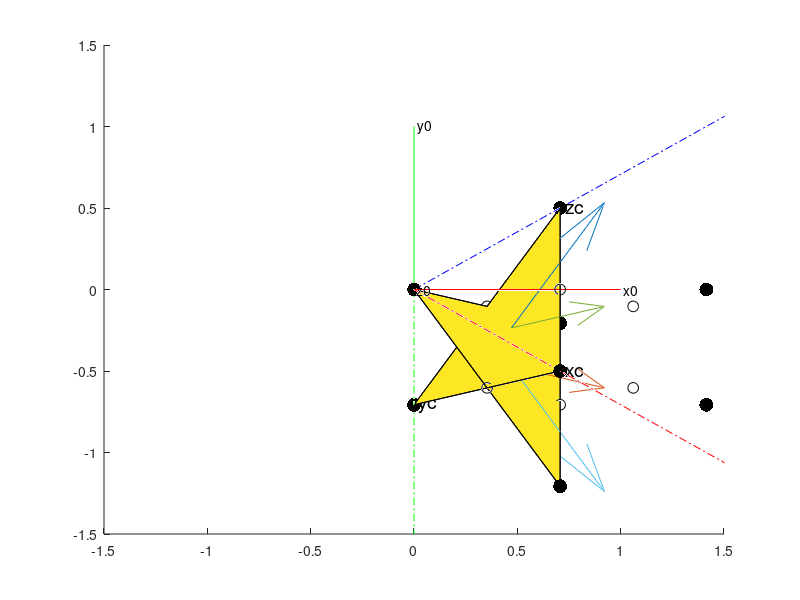

This figure's MATLAB source:
%visualize euler angles and crystal FCC
%runge-kutta euler angles rotation of the global coords to form the crystal
%coords %zxz 


%euler angle; specify in degrees
alpha=90;
beta=135;
gamma=90;

x0= [1,0,0];
y0 = [0,1,0];
z0 = [0,0,1];

% FCC 
a1 = [0,0,0];
a2 = [1,0,0];
a3 = [1,1,0];
a4 = [0,1,0];

a5 = [0,0,1];
a6 = [1,0,1];
a7 = [1,1,1];
a8 = [0,1,1];

a9 = (a1+a2+a3+a4)/4;
a10 = (a5+a6+a7+a8)/4;
a11 = (a1+a4+a5+a8)/4;
a12 = (a2+a3+a6+a7)/4;
a13 = (a1+a2+a5+a6)/4;
a14 = (a3+a4+a7+a8)/4;

figureRot = figure;
hold on
limits = [-1.5 1.5 -1.5 1.5 -1.5 1.5]; 
axis(limits); 
%plot globsal coords 
plot3([0,1],[0,0],[0,0],'r')
text(x0(1),x0(2),x0(3),' x0')
plot3([0,0],[0,1],[0,0],'g')
text(y0(1),y0(2),y0(3),' y0')
plot3([0,0],[0,0],[0,1],'b')
text(z0(1),z0(2),z0(3),' z0')

%%
% % basic rotation, step1 about z axis 
% rot1 = [cosd(alpha),-sind(alpha), 0;
%         sind(alpha),cosd(alpha),0;
%         0 ,0, 1];
% %coords after step1    
% x1 = rot1 * x0';  
% y1 = rot1 * y0';     
% z1 = rot1 * z0';     
% 
% % plot3([0,x1(1)],[0,x1(2)],[0,x1(3)],'--r')
% % % text(x1(1),x1(2),x1(3),' x1')
% % plot3([0,y1(1)],[0,y1(2)],[0,y1(3)],'--g')
% % % text(y1(1),y1(2),y1(3),' y1')
% % plot3([0,z1(1)],[0,z1(2)],[0,z1(3)],'--b')
% % % text(z1(1),z1(2),z1(3),' z1')
% 
% 
% 
% %%
% %step2 about x axis 
% rot2 = [1, 0 , 0; 
%         0, cosd(beta),-sind(beta);
%         0, sind(beta),cosd(beta);];
% %coords after step2   
% x2 = rot2 * x1;  
% y2 = rot2 * y1;     
% z2 = rot2 * z1;     
% % plot3([0,x2(1)],[0,x2(2)],[0,x2(3)],':r')
% % % text(x2(1),x2(2),x2(3),' x2')
% % plot3([0,y2(1)],[0,y2(2)],[0,y2(3)],':g')
% % % text(y2(1),y2(2),y2(3),' y2')
% % plot3([0,z2(1)],[0,z2(2)],[0,z2(3)],':b')
% % % text(z2(1),z2(2),z2(3),' z2')
% %%
% %step3 about z axis 
% rot3 = [ cosd(gamma),-sind(gamma), 0;
%         sind(gamma),cosd(gamma), 0;
%         0 ,0 ,1];
% %coords after step3   
% x3 = rot3 * x2;  
% y3 = rot3 * y2;     
% z3 = rot3 * z2;     
% 
% 
% %total rotation 
% rTot = rot3*rot2*rot1; 

%alternative formual 
 C1 = cosd(alpha);
 C  = cosd(beta);
 C2 = cosd(gamma);
 S1 = sind(alpha);
 S  = sind(beta);
 S2 = sind(gamma);
 %http://eps.berkeley.edu/~wenk/TexturePage/Publications/TexRevRPP.pdf
 rTot = [C1*C2-S1*S2*C, S1*C2+C1*S2*C, S2*S;
        -C1*S2-S1*C2*C, -S1*S2+C1*C2*C, C2*S; 
        S1*S, -C1*S, C];
% extra rotation 
phi = 45; 
rotE = [1, 0 , 0; 
        0, cosd(phi),-sind(phi);
        0, sind(phi),cosd(phi);];
rTot =   rotE*rTot;  

x3 = rTot*(x0');
y3 = rTot*(y0');
z3 = rTot*(z0');


a1c = rTot*a1';
a2c = rTot*a2';
a3c = rTot*a3';
a4c = rTot*a4';
a5c = rTot*a5';
a6c = rTot*a6';
a7c = rTot*a7';
a8c = rTot*a8';
a9c = rTot*a9';
a10c = rTot*a10';
a11c = rTot*a11';
a12c = rTot*a12';
a13c = rTot*a13';
a14c = rTot*a14';

%crystal coords 
xc = x3';
yc = y3';
zc = z3';

plot3(3*[0,xc(1)],3*[0,xc(2)],3*[0,xc(3)],'-.r')
text(xc(1),xc(2),xc(3),' xc','FontSize',14)
plot3(3*[0,yc(1)],3*[0,yc(2)],3*[0,yc(3)],'-.g')
text(yc(1),yc(2),yc(3),' yc','FontSize',14)
plot3(3*[0,zc(1)],3*[0,zc(2)],3*[0,zc(3)],'-.b')
text(zc(1),zc(2),zc(3),' zc','FontSize',14)

scatter3(a1c(1),a1c(2),a1c(3),100,'k','filled')
scatter3(a2c(1),a2c(2),a2c(3),100,'k','filled')
scatter3(a3c(1),a3c(2),a3c(3),100,'k','filled')
scatter3(a4c(1),a4c(2),a4c(3),100,'k','filled')
scatter3(a5c(1),a5c(2),a5c(3),100,'k','filled')
scatter3(a6c(1),a6c(2),a6c(3),100,'k','filled')
scatter3(a7c(1),a7c(2),a7c(3),100,'k','filled')
scatter3(a8c(1),a8c(2),a8c(3),100,'k','filled')
scatter3(a9c(1),a9c(2),a9c(3),60,'k')
scatter3(a10c(1),a10c(2),a10c(3),60,'k')
scatter3(a11c(1),a11c(2),a11c(3),60,'k')
scatter3(a12c(1),a12c(2),a12c(3),60,'k')
scatter3(a13c(1),a13c(2),a13c(3),60,'k')
scatter3(a14c(1),a14c(2),a14c(3),60,'k')

%% transformation of slipsytems 
SlipSys=[1,1,1,0,-1,1
    1,1,1,1,0,-1
    1,1,1,-1,1,0
    
    -1,-1,1,0,1,1
    -1,-1,1,-1,0,-1
    -1,-1,1,1,-1,0
    
    -1,1,1,0,-1,1
    -1,1,1,-1,0,-1
    -1,1,1,1,1,0
    
    1,-1,1,0,1,1
    1,-1,1,1,0,-1
    1,-1,1,-1,-1,0]; 

SlipSysR = zeros(12,6);
schmid=zeros(12,1);
%atoms correspoding to plane one 
planes = [2,4,5;
         4,2,7;
        1, 3, 6;
        1,3,8];

for i = 1:12;
    %slip plane 
    m = SlipSys(i,1:3);
    %slip direction 
    n = SlipSys(i,4:6);
    m = m/norm(m);
    n = n/norm(n);
    mr = (rTot*m');
    nr = (rTot*n');
    SlipSysR(i,1:3) = mr'; 
    SlipSysR(i,4:6) = nr'; 
    
    mat = 0.5*(nr*(mr') + mr*(nr')); 
    schmid(i) = mat(1);
end
aSchmid = floor(abs(schmid*1000))/1000;
SchVal = max(aSchmid); 
Id = find(aSchmid == SchVal);
noOfActSS = size(Id,1); 
sumN = 0 ; 
for i=1:noOfActSS
    ic = Id(i);
     m = SlipSysR(ic,1:3);
     if schmid(ic) < 0
         n = -SlipSysR(ic,4:6);
     else
         n = SlipSysR(ic,4:6);
     end
%      ic
%      sumN= sumN+ n
     planeId = 1 + floor((ic-0.1)/3);
     %1st atom in oplane 
     ap1Id = planes(planeId,1);
     ap2Id = planes(planeId,2);
     ap3Id = planes(planeId,3);
     atom1name = ['a',int2str(ap1Id),'c'];
     atom2name = ['a',int2str(ap2Id),'c'];
     atom3name = ['a',int2str(ap3Id),'c'];
     ap1 = eval(atom1name);
     ap2 = eval(atom2name);
     ap3 = eval(atom3name);
     %plot the plane 
     patch([ap1(1),ap2(1),ap3(1)],[ap1(2),ap2(2),ap3(2)],[ap1(3),ap2(3),ap3(3)],0.1)   
     %plot the slip directions 
     center = (ap1+ap2+ap3)/3;
     p1  = center' + n/2 ; 
     p2  = center' - n/2 ; 
     quiver3(center(1),center(2),center(3),n(1),n(2),n(3));
     
end



